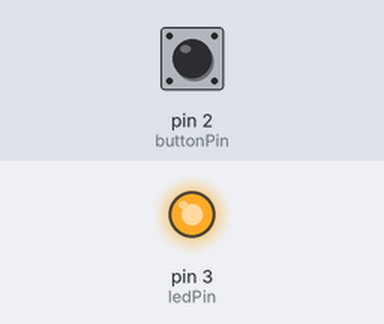
A sketch run on a simulated Arduino Uno, built with avr-gcc and run on an emulated ATmega328P. Shown: output pins drawn as LEDs (lit = HIGH). The inputs (shaded band) are chosen by the test bench; at power-on: pin 2 (buttonPin) LOW.

Above: at 1.2 s.
1.3 s: pin 2 (buttonPin) pulled HIGH for 0.15 s
At 1.6 s:
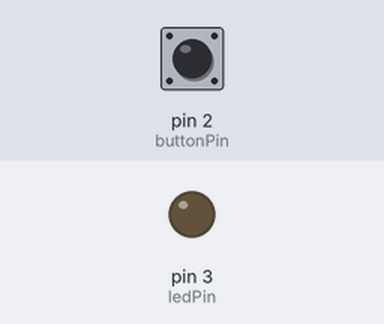
2.9 s: pin 2 (buttonPin) pulled HIGH for 1 s
At 4.0 s:
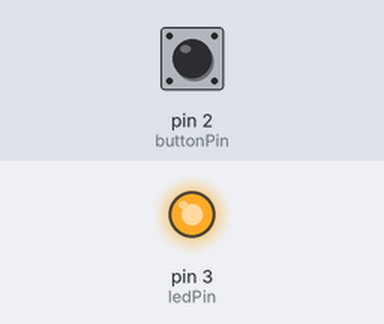
5.4 s: pin 2 (buttonPin) pulled HIGH for 3.2 s
At 5.9 s:
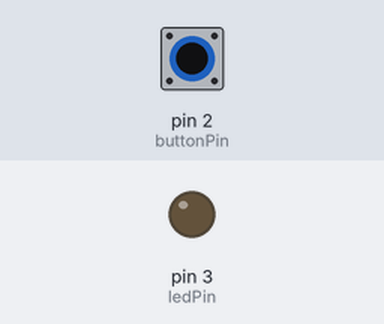
Timing chart, 0 to 8.4 s (numbered marks = the images above; inputs shaded):
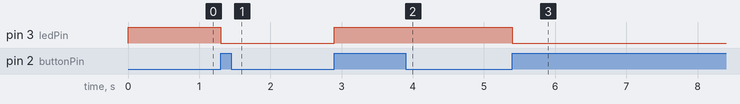

The sketch:

08_SW_cntl_edge.ino
```cpp
/*
  하드웨어 설계
  - SW(스위치)는 Active LOW
  - LED는 Active LOW
*/

const int ledPin = 3;
const int buttonPin = 2;
int led_flag = 0; // 0 = LED off, 1 = LED on
int cur_btn_val = 0, per_btn_val = 1;

void setup() {
  pinMode(ledPin, OUTPUT);
  pinMode(buttonPin, INPUT);

  // LED를 끄고 시작
  digitalWrite(ledPin , HIGH);
}

void loop() {
  int cur_btn_val = digitalRead(buttonPin); // 현재값 저장

  if (per_btn_val == LOW && cur_btn_val == HIGH) {
    if (led_flag == 0) {  // 꺼져 있으면 켜고
      digitalWrite(ledPin, LOW);
      led_flag = 1;
    }
    else {  // 켜져 있으면 끄고
      digitalWrite(ledPin, HIGH);
      led_flag = 0;
    }
  }

  per_btn_val = cur_btn_val;  // 이전값 갱신
}
```

Measured:
- after the input at 1.3 s, pin 3 (ledPin): HIGH → LOW at once
- after the input at 2.9 s, pin 3 (ledPin): LOW → HIGH at once
- after the input at 5.4 s, pin 3 (ledPin): HIGH → LOW at once
